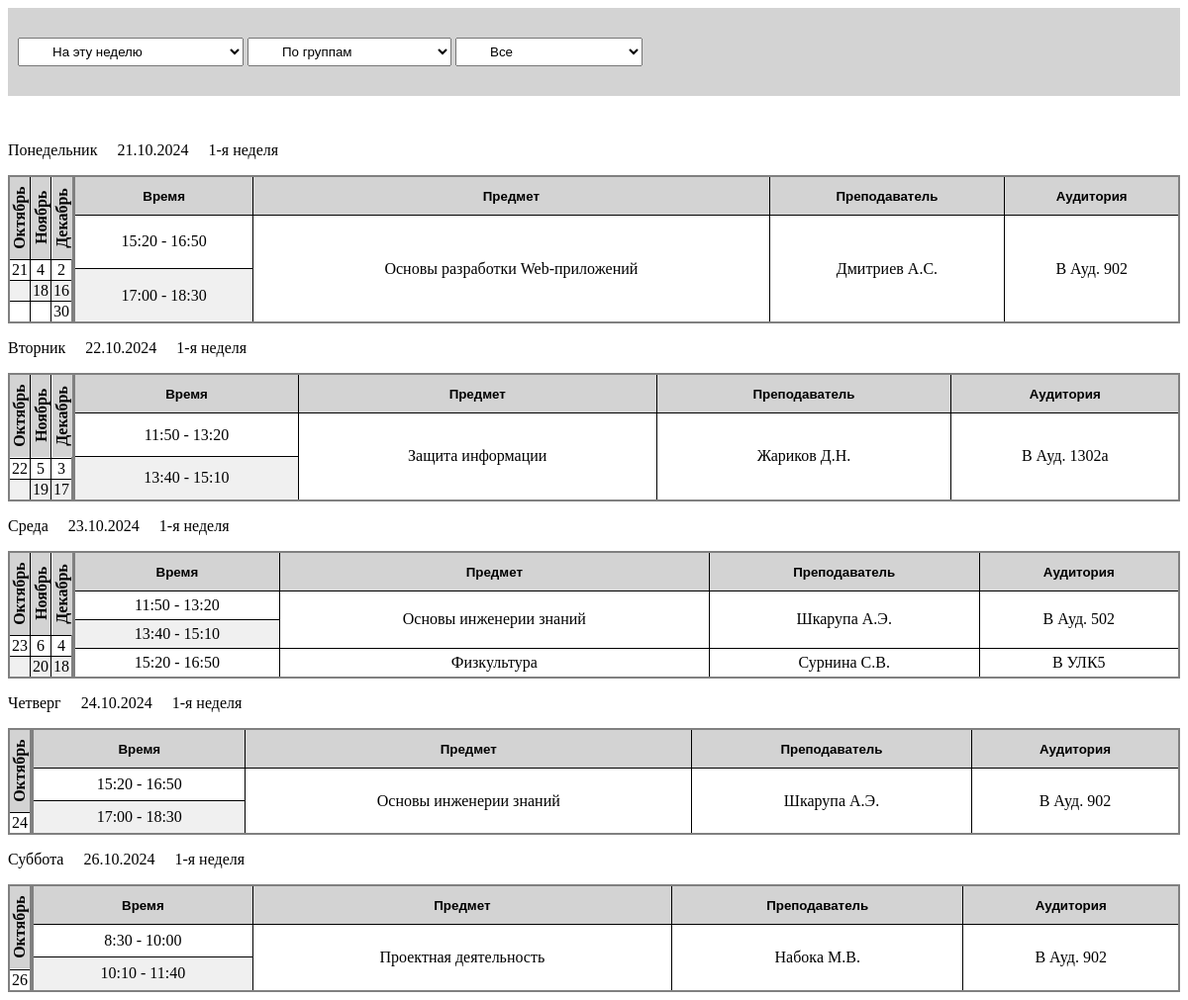
Screenshot of /visualization/ with the database file from the repository.
### api/models.py (models this page shows, shortened)
class CommonModel(models.Model):
    class Meta:
        abstract = True
    idnumber = models.CharField(
        unique=True,
        blank=True,
        null=True,
        max_length=260,
        verbose_name="Уникальный строковый идентификатор",
    )
    datecreated = models.DateTimeField(auto_now_add=True, verbose_name="Дата создания записи")
    datemodified = models.DateTimeField(auto_now_add=True, verbose_name="Дата изменения записи")
    dateaccessed = models.DateTimeField(
        null=True, blank=True, verbose_name="Дата доступа к записи"
    )
    author = models.ForeignKey(
        User, blank=True, null=True, on_delete=models.SET_NULL, verbose_name="Автор записи"
    )
    note = models.TextField(
        null=True, blank=True, verbose_name="Комментарий для этой записи", max_length=1024
    )

class TimeSlot(CommonModel):
    class Meta:
        verbose_name = "Время проведения события"
        verbose_name_plural = "Времена проведения события"
    start_time = models.TimeField(verbose_name="Время начала")
    end_time = models.TimeField(null=True, verbose_name="Время окончания")

class Subject(CommonModel):
    class Meta:
        verbose_name = "Предмет"
        verbose_name_plural = "Предметы"
    name = models.CharField(max_length=256, verbose_name="Название")

class EventParticipant(CommonModel):
    class Meta:
        verbose_name = "Участник события"
        verbose_name_plural = "Участники события"
    class Role(models.TextChoices):
        STUDENT = "student", "Студент"
        TEACHER = "teacher", "Преподаватель"
        ASSISTANT = "assistant", "Ассистент"
    name = models.CharField(max_length=255, verbose_name="Имя")
    role = models.CharField(choices=Role, max_length=48, null=False, verbose_name="Роль")

class EventPlace(CommonModel):
    class Meta:
        verbose_name = "Место проведения события"
        verbose_name_plural = "Места проведения события"
    building = models.CharField(max_length=128, verbose_name="Корпус")
    room = models.CharField(max_length=64, verbose_name="Аудитория")

### visualization/views.py (the view)
# urls.py: path("visualization/", views.index, name = "index"),
def index(request):
    dates = []
    entries = {}
    calendar = {}
    weekDays = {}
    weekNumber = {}
    filters = {"date" :  int(request.GET.get("date", 2)),
               "sort" :  int(request.GET.get("sort", 0)),
               "option" :  request.GET.get("option", "")}
    dates = getDates(filters["date"])
    for date in reversed(dates):
        entry = getEntries(date, filters)
        if (len(entry) == 0):
            dates.remove(date)
            continue
        entries[date] = entry
        calendar[date] = getCalendar(date)
        weekDays[date] = dateToWeekDay(date)
        weekNumber[date] = dayToWeekNumber(date)
    data = {"dates" : dates,
            "entries" : entries,
            "calendar" : calendar,
            "options" : getSelectOptions(filters["sort"]),
            "weekDays" : weekDays,
            "weekNumber" : weekNumber,
            "filters" : filters}
    return render(request, "index.html", context = data)

### visualization/logic.py (called while the page is built)
def getDates(option : int):
    dates = []
    if (option == 0):
        dates = ["2024-10-21"]
    elif (option == 1):
        dates = ["2024-10-22"]
    elif (option == 2):
        dates = ["2024-10-21", "2024-10-22", "2024-10-23", "2024-10-24", "2024-10-25", "2024-10-26", "2024-10-27"]
    elif (option == 3):
        dates = ["2024-10-28", "2024-10-29", "2024-10-30", "2024-10-31", "2024-11-1", "2024-11-2", "2024-11-3"]
    return dates
    for d in reversed(dates):
        if (EventHolding.objects.filter(date = d).first() == None):
            dates.remove(d)
    return dates

def dateToWeekDay(date):
    num = datetime.strptime(date, '%Y-%m-%d').date().weekday()
    names = ["Понедельник", "Вторник", "Среда", "Четверг", "Пятница", "Суббота", "Воскресение"]
    return names[num]

def numberToMonthName(num):
    names = ["Январь", "Февраль", "Март", "Апрель", "Май", "Июнь", "Июль", "Август", "Сентябрь", "Октябрь", "Ноябрь", "Декабрь"]
    return names[num - 1]

def dayToWeekNumber(date):
    return "1" if datetime.strptime(date, '%Y-%m-%d').date().isocalendar()[1] % 2 == 1 else "2"

def formatArray(array):
    size = 0
    for e in array:
        if (len(e) > size):
            size = len(e)
    formatedArray = []
    for i in range(size):
        entry = []
        for e in array:
            if (i >= len(e)):
                entry.append("")
                continue
            entry.append(e[i])
        formatedArray.append(entry)
    return formatedArray

def getCalendar(forDate : str):
    holding = EventHolding.objects.filter(date = forDate)[0]
    holdings = EventHolding.objects.filter(event_id = holding.event_id)
    months = []
    daysEntry = []
    monthDays = []
    for h in holdings:
        if (numberToMonthName(h.date.month) not in months):
            months.append(numberToMonthName(h.date.month))
            if (not monthDays == []):
                daysEntry.append(monthDays)
                monthDays = []
        if (h.date.day not in monthDays):
            monthDays.append(h.date.day)
    daysEntry.append(monthDays)
    return [months, formatArray(daysEntry)]

### visualization/views.py (called while the page is built)
@register.filter
def getItem(_dict, key):
    _dict
    return _dict.get(key)

@register.filter
def dateFormat(date):
    return datetime.strptime(date, "%Y-%m-%d").strftime("%d.%m.%Y")

### templates/index.html (shortened to what this page needs)
<!DOCTYPE html>
<html>
    <head>
        {% load static %}
        <link rel="stylesheet" href="{% static 'styles/style.css' %}">
    </head>
    <body>
        {% include "header.html" %}
        {% if dates|length != 0 %}
            {% if filters.sort == 0 %}
                {% include "studentsTable.html" %}
            {% elif filters.sort == 1 %}
                {% include "teachersTable.html" %}
            {% elif filters.sort == 2 %}
                {% include "placesTable.html" %}
            {% endif %}
        {% else %}
            {% include "emptyTable.html" %}
        {% endif %}
    </body>
</html>

### templates/header.html (shortened to what this page needs)
<form method="get">
    <header>
        <div class="header-container">
            <select name="date" onchange="this.form.submit()">
                <option value="2" {% if filters.date == 2 %} selected {% endif %}>На эту неделю</option>
            </select>
        </div>
        <div class="header-container">
            <select name="sort" onchange="this.form.submit()">
                <option value="0" {% if filters.sort == 0 %} selected {% endif %}>По группам</option>
            </select>
        </div>
        <div class="header-container">
            <select name="option" onchange="this.form.submit()">
                <option value="" selected>Все</option>
            </select>
        </div>
    </header>
</form>

### templates/studentsTable.html (shortened to what this page needs)
{% for date in dates %}
    <div class="schedule-date-info">
        <p>{{ weekDays|getItem:date }}</p>
        <p>{{ date|dateFormat }}</p>
        <p>{{ weekNumber|getItem:date }}-я неделя</p>
    </div>
    <div style="display: flex;">
        {% include "calendarTable.html" %}
        <table>
            <thead>
                <tr>
                    <th id='c1h{{ forloop.counter }}'>
                        <button onclick="changeVisibility('c1', '{{ forloop.counter }}')">Время</button>
                    </th>
                    <th id='c2h{{ forloop.counter }}'>
                        <button onclick="changeVisibility('c2', '{{ forloop.counter }}')">Предмет</button>
                    </th>
                    <th id='c3h{{ forloop.counter }}'>
                        <button onclick="changeVisibility('c3', '{{ forloop.counter }}')">Преподаватель</button>
                    </th>
                    <th id='c4h{{ forloop.counter }}'>
                        <button onclick="changeVisibility('c4', '{{ forloop.counter }}')">Аудитория</button>
                    </th>
                </tr>
            </thead>
            <tbody>
                {% for entry in entries|getItem:date %}
                    <tr name="r{{ forloop.parentloop.counter }}">
                        <td name='c1d{{ forloop.parentloop.counter }}'>{{ entry.start_time }} - {{ entry.end_time}}</td>
                        <td name='c2d{{ forloop.parentloop.counter }}'>{{ entry.subject }}</td>
                        <td name='c3d{{ forloop.parentloop.counter }}'>{{ entry.teacher }}</td>
                        <td name='c4d{{ forloop.parentloop.counter }}'>{{ entry.place_building }} {{ entry.place_room }}</td>
                    </tr>
                {% endfor %}
            </tbody>
        </table>
    </div>
{% endfor %}

### templates/calendarTable.html
<table style="width: fit-content;">
    <thead>
        <tr>
            {% for month in calendar|getItem:date|first %}
                    <th style="writing-mode: vertical-rl; transform: scale(-1, -1);">{{ month }}</th>
            {% endfor %}
        </tr>
    </thead>
    <tbody>
        {% for daysEntry in calendar|getItem:date|last %}
            <tr>
                {% for entry in daysEntry %}
                    <td>{{ entry }}</td>
                {% endfor %}
            </tr>
        {% endfor %}
    </tbody>
</table>

### static/styles/style.css (style rules this page uses)
header { background-color: lightgrey; padding: 30px 10px 30px 10px; margin-bottom: 30px; }
.header-container { display: inline-block; }
header select { padding: 5px 30px; }
table { border-collapse: collapse; border-width: 2px; border-style: solid; width: 100%; }
.schedule-date-info { display: flex; }
.schedule-date-info p { margin-right: 20px; }
table button { font-weight: bold; border-style: none; background-color: rgba(0, 0, 0, 0); }
th, td { text-align: center; border-width: 1px; border-style: solid; }
th { background-color: lightgrey; padding-top: 10px; padding-bottom: 10px; }
tr:nth-child(even) { background-color: rgb(240, 240, 240); }

### rows the page displays
TimeSlot: start_time "15:20" "15:20" "15:20", end_time "16:50" "16:50" "16:50"
Subject: subject "Основы разработки Web-приложений"
EventParticipant: teacher "Дмитриев А.С."
EventPlace: place_room "Ауд. 902" "Ауд. 902" "Ауд. 902"
TimeSlot: start_time "17:00" "17:00", end_time "18:30" "18:30"
TimeSlot: start_time "11:50" "11:50", end_time "13:20" "13:20"
Subject: subject "Защита информации"
EventParticipant: teacher "Жариков Д.Н."
EventPlace: place_room "Ауд. 1302а"
TimeSlot: start_time "13:40" "13:40", end_time "15:10" "15:10"
Subject: subject "Основы инженерии знаний" "Основы инженерии знаний"
EventParticipant: teacher "Шкарупа А.Э." "Шкарупа А.Э."
EventPlace: place_room "Ауд. 502"
Subject: subject "Физкультура"
EventParticipant: teacher "Сурнина С.В."
EventPlace: place_room "УЛК5"
TimeSlot: start_time "8:30", end_time "10:00"
Subject: subject "Проектная деятельность"
EventParticipant: teacher "Набока М.В."
TimeSlot: start_time "10:10", end_time "11:40"

### other values shown
{{ weekDays|getItem:date }} "Понедельник" "Вторник" "Среда" "Четверг" "Суббота"
{{ date|dateFormat }} "21.10.2024" "22.10.2024" "23.10.2024" "24.10.2024" "26.10.2024"
{{ weekNumber|getItem:date }} "1" "1" "1" "1" "1"
{{ month }} "Октябрь" "Ноябрь" "Декабрь" "Октябрь" "Ноябрь" "Декабрь" "Октябрь" "Ноябрь" "Декабрь" "Октябрь" "Октябрь"
{{ entry }} "21" "4" "2" "18" "16" "30" "22" "5" "3" "19" "17" "23" "6" "4" "20" "18" "24" "26"
{{ entry.place_building }} "В" "В" "В" "В" "В" "В"
